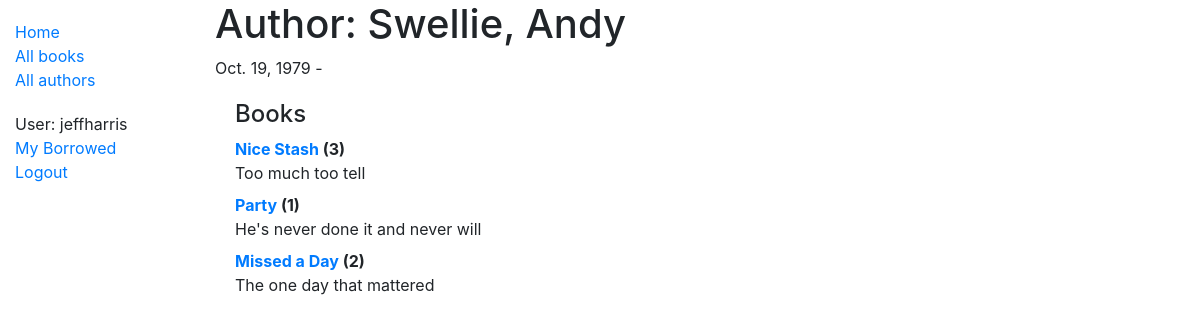
/catalog/author/2 (signed in), run on the app's committed database.
### catalog/models.py (models this page shows, shortened)
class Author(models.Model):
    first_name = models.CharField(max_length=100)
    last_name = models.CharField(max_length=100)
    date_of_birth = models.DateField(null=True, blank=True)
    date_of_death = models.DateField('Died', null=True, blank=True)
    class Meta:
        ordering = ['last_name', 'first_name']
    def __str__(self):
        return f'{self.last_name}, {self.first_name}'

class Book(models.Model):
    title = models.CharField(max_length=200)
    author = models.ForeignKey('Author', on_delete=models.SET_NULL, null=True)
    summary = models.TextField(max_length=1000, help_text='Enter a brief description of the book')
    isbn = models.CharField('ISBN', max_length=13, help_text='13 Character <a href="https://www.isbn-international.org/content/what-isbn">ISBN number</a>')
    genre = models.ManyToManyField(Genre, help_text='Select a genre for this book')
    def __str__(self):
        return self.title
    def display_genre(self):
        """Create a string for the Genre. This is required to display genre in Admin."""
        return ', '.join(genre.name for genre in self.genre.all()[:3])
    display_genre.short_description = 'Genre'

### catalog/views.py (the view)
# urls.py: path('author/<int:pk>', views.AuthorDetailView.as_view(), name='author-detail'), # not sure about this line
class AuthorDetailView(LoginRequiredMixin,generic.DetailView):
    model = Author

### catalog/templates/catalog/author_detail.html
{% extends "base_generic.html" %}
{% block content %}
  <h1>Author: {{ author }} </h1>
  <p>{{author.date_of_birth}} - {% if author.date_of_death %}{{author.date_of_death}}{% endif %}</p>
  <div style="margin-left:20px;margin-top:20px">
  <h4>Books</h4>
  <dl>
  {% for book in author.book_set.all %}
    <dt><a href="{% url 'book-detail' book.pk %}">{{book}}</a> ({{book.bookinstance_set.all.count}})</dt>
    <dd>{{book.summary}}</dd>
  {% endfor %}
  </dl>
  </div>
{% endblock %}

### catalog/templates/base_generic.html (shortened to what this page needs)
<!DOCTYPE html>
<html lang="en">
<head>
  <link rel="stylesheet" href="https://stackpath.bootstrapcdn.com/bootstrap/4.1.3/css/bootstrap.min.css">
  {% load static %}
  <link rel="stylesheet" href="{% static 'css/styles.css' %}">
</head>
<body>
  <div class="container-fluid">
    <div class="row">
      <div class="col-sm-2">
      {% block sidebar %}
        <ul class="sidebar-nav">
            <li><a href="{% url 'index' %}">Home</a></li>
            <li><a href="{% url 'books' %}">All books</a></li>
            <li><a href="{% url 'authors' %}">All authors</a></li>
        </ul>
        <ul class="sidebar-nav">
          {% if user.is_authenticated %}
            <li>User: {{ user.get_username }}</li>
            <li><a href="{% url 'my-borrowed' %}">My Borrowed</a></li>
            <li><a href="{% url 'logout'%}?next={{request.path}}">Logout</a></li>
          {% else %}
            <li><a href="{% url 'login'%}?next={{request.path}}">Login</a></li>
          {% endif %}
        </ul>
     {% endblock %}
      </div>
      <div class="col-sm-10 ">{% block content %}{% endblock %}
      </div>
    </div>
  </div>
</body>
</html>

### catalog/static/css/styles.css (style rules this page uses)
.sidebar-nav { margin-top: 20px; padding: 0; list-style: none; }

### data on the page
Author: last_name+first_name "Swellie, Andy", date_of_birth "Oct. 19, 1979"
Book: title "Nice Stash", bookinstance_set.all.count "3", summary "Too much too tell"
Book: title "Party", bookinstance_set.all.count "1", summary "He's never done it and never will"
Book: title "Missed a Day", bookinstance_set.all.count "2", summary "The one day that mattered"

### other printed values
{{ user.get_username }} "jeffharris"
